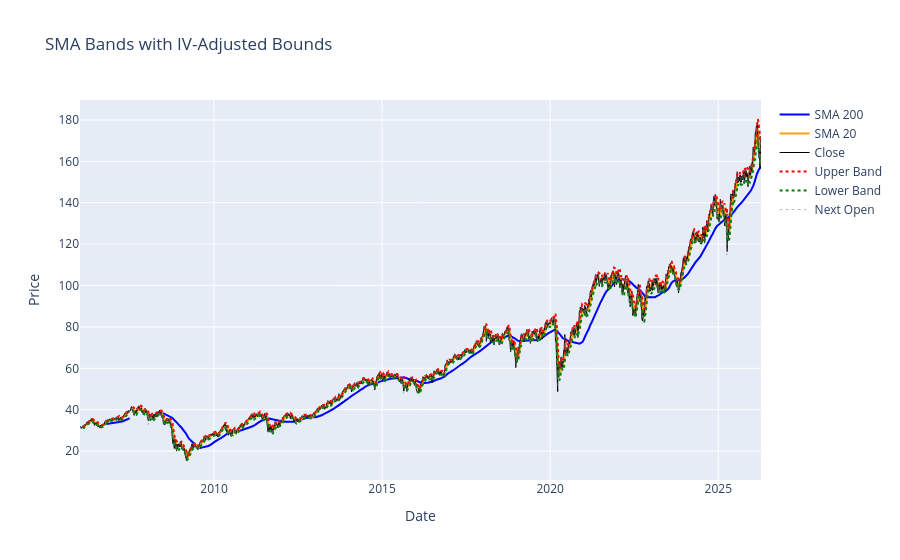

Here is the notebook cell this chart was saved with:
### Code cell
plot_sma_bands_interactive(df)

### Figure 1 — Plotly figure (JSON) as saved in the notebook; plotly's stock layout.template omitted (floating-point values rounded to 4 significant figures; data arrays with more than 128 entries replaced by an {"elided": "..."} marker saying what was removed)
{"data": [{"line": {"color": "blue"}, "name": "SMA 200", "type": "scatter", "x": {"elided": "5096 str values"}, "y": {"elided": "5096 float values"}}, {"line": {"color": "orange"}, "name": "SMA 20", "type": "scatter", "x": {"elided": "5096 str values"}, "y": {"elided": "5096 float values"}}, {"line": {"color": "black", "width": 1}, "name": "Close", "type": "scatter", "x": {"elided": "5096 str values"}, "y": {"elided": "5096 float values"}}, {"line": {"color": "red", "dash": "dot"}, "name": "Upper Band", "type": "scatter", "x": {"elided": "5096 str values"}, "y": {"elided": "5096 float values"}}, {"line": {"color": "green", "dash": "dot"}, "name": "Lower Band", "type": "scatter", "x": {"elided": "5096 str values"}, "y": {"elided": "5096 float values"}}, {"line": {"color": "gray", "dash": "dot", "width": 1}, "name": "Next Open", "opacity": 0.5, "type": "scatter", "x": {"elided": "5096 str values"}, "y": {"elided": "5096 float values"}}], "layout": {"hovermode": "x unified", "title": {"text": "SMA Bands with IV-Adjusted Bounds"}, "xaxis": {"title": {"text": "Date"}}, "yaxis": {"title": {"text": "Price"}}}}
